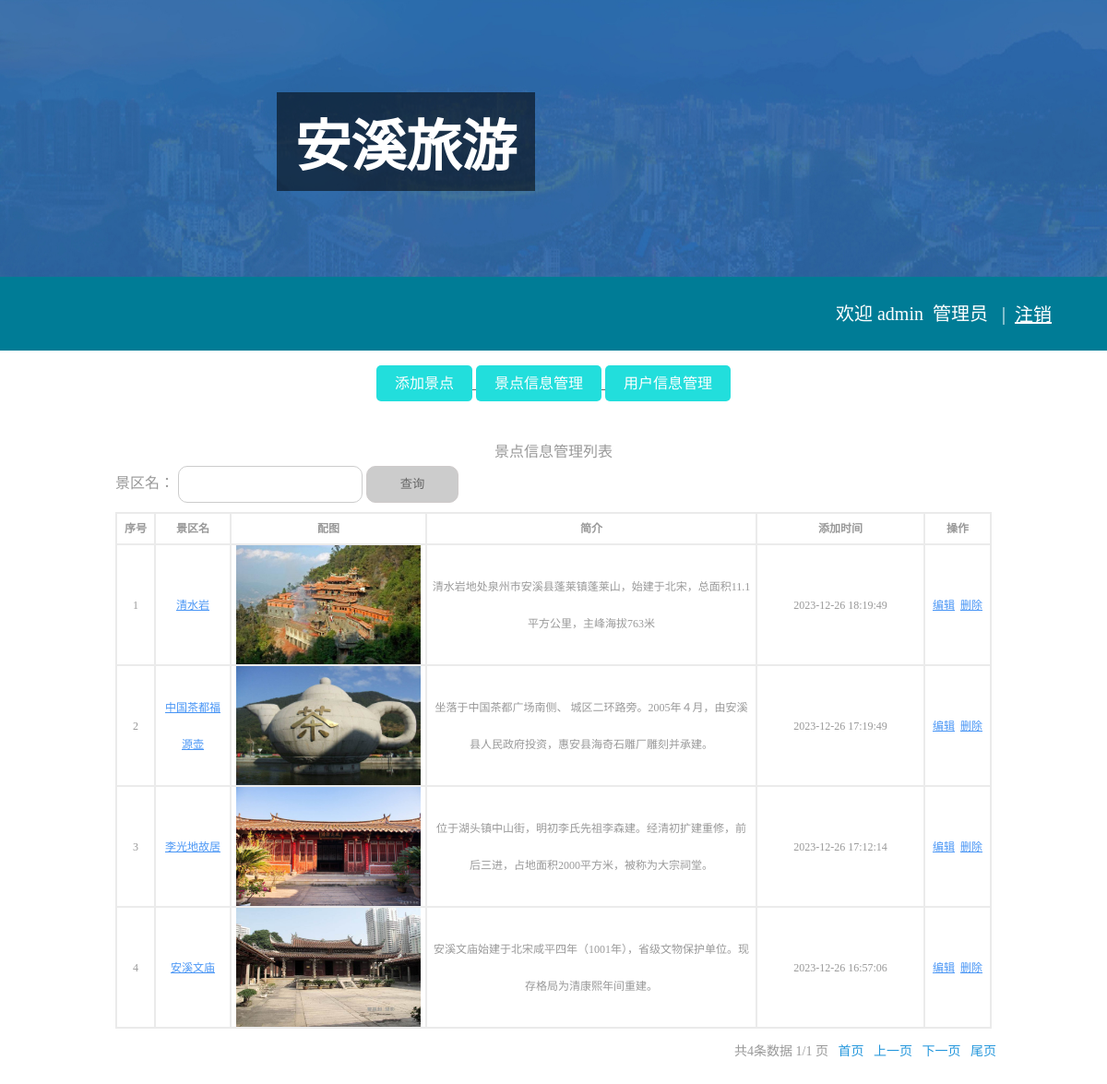
Page /admin.php?a=picture (signed in) on the committed database.
### tables this page shows
CREATE TABLE `picture` (
  `id` int(11) NOT NULL COMMENT 'id自增',
  `name` varchar(20) NOT NULL COMMENT '标题',
  `pics` varchar(100) NOT NULL COMMENT '配图',
  `sinfo` varchar(200) NOT NULL COMMENT '简介',
  `content` varchar(255) NOT NULL COMMENT '内容体',
  `createTime` datetime NOT NULL COMMENT '添加时间'
);

### admin.php (the view, shortened to what this page needs)
<html>
<head>
<link rel="stylesheet" type="text/css" href="css/style.css">
</head>
<body>
<div class="admin">
  <div class="bgimg"> <img src="images/timg.jpg" width="100%" height="100%"/> </div>
  <div class="bgbr"> </div>
  <div id="body">
    <div class="userinfo"> 欢迎 <?php echo $_SESSION['admin_user'];?>&nbsp;&nbsp;管理员 &nbsp;
      | <a class="logout" href="dologin.php?a=logout">注销</a> </div>
    <h1>安溪旅游</h1>
    <?php
                if($_GET['a'] == 'editS' || $_GET['a'] == 'detilS' ) {
                    ?>
    <div class="sysChange">
      <ul>
        <a href="admin.php?a=picture">
        <li>返回</li>
        </a>
      </ul>
    </div>
    <?php
                }else{
            ?>
    <div class="sysChange">
      <ul>
        <a href="admin.php?a=addS">
        <li>添加景点</li>
        </a> <a href="admin.php?a=picture">
        <li>景点信息管理</li>
        </a> <a href="admin.php?a=userS">
        <li>用户信息管理</li>
        </a>
      </ul>
    </div>
    <?php
                }
            ?>
    <div class="content">
      <div id="pictureManage">
        <?php
                    if($_GET['a'] == 'picture'){
                        $link = @mysqli_connect(HOST,USER,PASS) or die('数据库连接失败');
                        mysqli_select_db($link,DBNAME);
                        mysqli_set_charset($link,'utf8');
                        ?>
        <table width="100%" border="0" cellspacing="0" align="center" cellpadding="0" >
          <thead>
            <tr>
              <td  align="center">景点信息管理列表</td>
            </tr>
            <tr>
              <td align="left" valign="top" colspan="2"><form method="get" action="admin.php?a=picture">
                  <span>景区名：</span>
                  <input type="text" name="name" value="<?php if(!empty($_GET['name'])){echo $_GET['name'];} ?>" class="text-word">
                  <input type="submit" value="查询" class="text-but">
                </form></td>
            </tr>
          </thead>
          <tbody>
            <tr>
              <td align="left" valign="top"  colspan="2"><table width="100%" border="0" cellspacing="0" cellpadding="0" id="main-tab">
                  <tr>
                    <th align="center" valign="middle" class="borderright"style="width: 40px;">序号</th>
                    <th align="center" valign="middle" class="borderright" style="width: 80px;">景区名</th>
                    <th align="center" valign="middle" class="borderright">配图</th>
                    <th align="center" valign="middle" class="borderright" >简介</th>
                    <th align="center" valign="middle" class="borderright" style="width: 180px;">添加时间</th>
                    <th align="center" valign="middle" class="borderright" style="width: 70px;">操作</th>
                  </tr>
                  <?php
                                        $where = "";
                                        $url = "";
                                        $page = !empty($_GET['p']) ? $_GET['p'] : 1 ;
                                        $pagesize = 10;
                                        $sql = "select id from picture ".$where;
                                        $result = mysqli_query($link,$sql);
                                        $maxrow = mysqli_num_rows($result);
                                        $maxpage = ceil($maxrow/$pagesize);
                                        $limit = " limit ".($page-1)*$pagesize.",".$pagesize;
                                        $sql = "select * from picture ".$where.' order by createTime desc '.$limit;
                                        $result = mysqli_query($link,$sql);
                                        $index = 1;
                                        while($row = mysqli_fetch_assoc($result)){
                                            ?>
                  <tr>
                    <td align="center" valign="middle" class="borderright"><?php echo $index+($page-1)*10;?></td>
                    <td align="center" valign="middle" class="borderright"><a href="admin.php?a=detilS&id=<?php echo $row['id'];?>" class="add"> <?php echo $row['name'];?> </a></td>
                    <td align="center" valign="middle" class="borderright"><img src="<?php echo $row['pics'];?>" class="xpic"></td>
                    <td align="center" valign="middle" class="borderright"><?php echo $row['sinfo'];?></td>
                    <td align="center" valign="middle" class="borderright"><?php echo $row['createTime'];?></td>
                    <td align="center" valign="middle" class="borderright"><a href="admin.php?a=editS&id=<?php echo $row['id'];?>" class="add">编辑</a><span class="gray">&nbsp;</span> <a href="javascript:sureDelpicture(<?php echo $row['id'];?>)" class="add mod">删除</a><span class="gray"></td>
                  </tr>
                  <?php
                                            $index++;
                                        }
                                        ?>
                </table></td>
            </tr>
          </tbody>
          <tfoot>
            <tr>
              <td align="left" valign="top" class="fenye"  colspan="2">共<?php echo $maxrow; ?>条数据 <?php echo $page."/"; echo $maxpage; ?> 页&nbsp;&nbsp;
                <?php
                                        echo "<a href='admin.php?a=picture&p=1&{$url}'>首页</a>&nbsp;&nbsp;
                                      <a href='admin.php?a=picture&p=".($page-1)."&{$url}'>上一页</a>&nbsp;&nbsp;
                                      <a href='admin.php?a=picture&p=".($page+1)."&{$url}'>下一页</a>&nbsp;&nbsp;
                                      <a href='admin.php?a=picture&p={$maxpage}&{$url}'>尾页</a>";
                                        ?></td>
            </tr>
          </tfoot>
        </table>
        <?php
                    }
                    ?>
      </div>
    </div>
  </div>
</div>
</body>
</html>

### css/style.css (style rules this page uses)
body { margin: 0; padding: 0; color: #999; }
a { color: #666; }
h1, h2, h3, h4, h5, h6 { margin-top: 0; }
img { vertical-align: bottom; }
.userinfo { padding: 16px 30px; text-align: right; line-height: 50px; }
.admin .bgimg { width: 100%; height: 300px; background-color: #445555; position: absolute; left: 0px; top: 0px; }
.admin .bgbr { width: 100%; height: 300px; }
.admin #body { width: 100%; text-align: center; }
.admin #body h1 { position: absolute; top: 100px; font-size: 60px; left: 300px; color: #fff; text-align: center; background-color: #0000008c; padding: 10px 20px; }
.admin .userinfo { padding: 20px 50px; line-height: 40px; font-size: 20px; background-color: #007c96; color: #fff; }
.admin .logout { float: right; padding: 1px 10px; color: #fff; border-radius: 5px; }
.admin .sysChange { margin: 10px; }
.admin .sysChange ul { padding: 0; }
.admin .sysChange li { list-style: none; line-height: 39px; display: inline-block; padding: 0 20px; background-color: #22dedc; border-radius: 5px; color: #fff; }
.admin .content { width: 80%; margin: 40px auto; }
.admin .content thead form { margin-bottom: 10px; }
.admin .content td { line-height: 30px; padding: 0 5px; }
.admin .content .text-word { width: 200px; height: 40px; line-height: 40px; outline: none; padding-left: 10px; background-color: #ffffff8c; border-radius: 10px; border: #ccc 1px solid; }
.admin .content .text-but { border-radius: 10px; width:100px; height:40px; line-height:30px; border: 1px solid #cecaca; color: #666; background: #ccc; outline: none; }
.admin #main-tab { border:1px solid #eaeaea; background:#FFF; font-size:12px; }
.admin #main-tab th { font-size:12px; line-height:32px; }
.admin #main-tab td { font-size:12px; line-height:40px; }
.admin #main-tab td a { font-size:12px; color:#4895f5; }
.admin .borderright { border:1px solid #ebebeb; }
.admin .xpic { width: 200px; height: 129px; }
.admin td.fenye { padding:10px 0 0 0; text-align:right;font-size: 14px; }
.admin td.fenye a { color:#2597dc;text-decoration: none; }

### rows in the picture
picture: page "1", name "清水岩", pics (picture), sinfo "清水岩地处泉州市安溪县蓬莱镇蓬莱山，始建于北宋，总面积11.1平方公里，主峰海拔763米", createTime "2023-12-26 18:19:49"
picture: page "2", name "中国茶都福源壶", pics (picture), sinfo "坐落于中国茶都广场南侧、 城区二环路旁。2005年４月，由安溪县人民政府投资，惠安县海奇石雕厂雕刻并承建。", createTime "2023-12-26 17:19:49"
picture: page "3", name "李光地故居", pics (picture), sinfo "位于湖头镇中山街，明初李氏先祖李森建。经清初扩建重修，前后三进，占地面积2000平方米，被称为大宗祠堂。", createTime "2023-12-26 17:12:14"
picture: page "4", name "安溪文庙", pics (picture), sinfo "安溪文庙始建于北宋咸平四年（1001年），省级文物保护单位。现存格局为清康熙年间重建。", createTime "2023-12-26 16:57:06"

### other values in the picture
$_SESSION['admin_user'] "admin"
$maxrow "4"
$page "1"
$maxpage "1"
